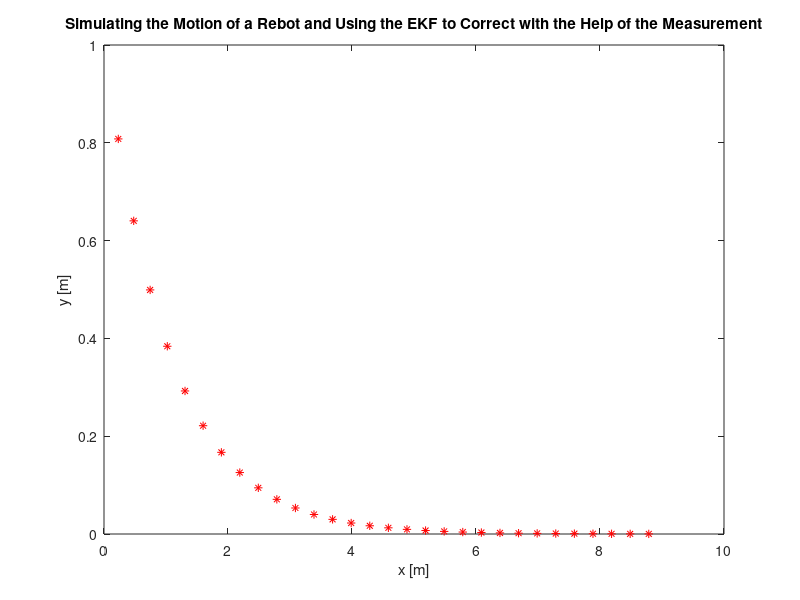

MATLAB code for this plot: (Note: this script raises an error after producing the figure.)
clear all
close all
clc

Ex = 1;
Exx = 0.1;
Ey = 1;
Eyy = 0.1;
Eth = 1*pi/180;
Ew = 0.1*pi/180;
EE = 1;
EN = 1;
EM = 3*pi/180;
dt = 0.1;
m = 1;
r = 0.25;
l = 0.3;
I = 0.2;
T1 = 0;
T2 = 0;
II = eye(6);
% w = 10;
% w1 = 15;
% w2 = 2*l/r*w + w1;
% v1 = w1*r;
% v2 = w2*r;
% v = (v1 + v2)/2;
vx = 3;
vy = 0;
w = 0;
theta = atan2(vy,vx);
Mu = [0; vx; 0; vy; theta; w];
x(:,1) = Mu;
y(:,1) = [x(1,1); x(3,1); 99.7*pi/180 - x(5,1)];
E = zeros(6)+0.1;
T = 60;
R = 0*dt*[Ex 0 0 0 0 0
    0 Exx 0 0 0 0
    0 0 Ey 0 0 0
    0 0 0 Eyy 0 0
    0 0 0 0 Eth 0
    0 0 0 0 0 Ew];
[RE,Re] = eig(R);
Q = 0*dt*[EE 0 0
    0 EN 0
    0 0 EM];
[REy,Rey] = eig(Q);
check = 1;
t = 1;
% Fixed vehicle parameters
v = 3; % Speed
delta_max = 360*pi/180; % max steering angle
k = 2.5; % Gain
% Simulation time
Tmax = 3;  % End point
% dt =0.001; % Time step
T = 0:dt:Tmax; % Time vector

% Desired line state through 0,0 [theta]
xp = [0]; % Line heading

% Initial conditions in [e psi]
x0 = [1 0]; % translational offset
%x0 = [0 2]; % heading offset
%x0 = [5 2]; % both
% Simulation setup
xd = zeros(length(T)-1,2); % Derivative of state ([edot psidot])
xc = zeros(length(T),2);  % State ([e psi]
xc(1,:) = x0; % Initial condition
delta = zeros(length(T),1); % Steering angles
p = zeros(length(T),2); % Position in x,y plane
p(1,:) = (x0(1))*[sin(xp) cos(xp)]; % Initial position
x(1,1) = p(1,1);
x(3,1) = p(1,2);

% % % delta(t) = k*xc(t,1)/v;
% % % % State derivatives
% % % xd(t,1) = v*sin(xc(t,2));
% % % xd(t,2) = -delta(t);%(v1-v2)/(l);
% % % w = xd(t,2);
% Calculate steering angle
delta(t) = max(-delta_max,min(delta_max,xc(t,2) + atan2(k*xc(t,1),v)));
% State derivatives
xd(t,1) = v*sin(xc(t,2) - delta(t));
xd(t,2) = (delta(t) - 2*xc(t,2))/dt;
w = xd(t,2);
% State update
xc(t+1,1) = xc(t,1)+dt*xd(t,1);
xc(t+1,2) = xc(t,2)+dt*xd(t,2);
% Position update
p(t+1,1) = p(t,1) + dt*v*cos(xc(t,2)-delta(t)-xp);
p(t+1,2) = p(t,2) + dt*v*sin(xc(t,2)-delta(t)-xp);
x(1,t+1) = p(t+1,1);
x(3,t+1) = p(t+1,2);

% while(check ~= 5)
while (t <= (Tmax/dt))
    t = t + 1;
    ex = RE*(Re)*randn(6,1);
    ey = REy*(Rey)*randn(3,1);
    % % % % % % % % % % % % % % % % % % % % % % % % % % % % % % % % % % % %
    % % % % % % % % % % % % % % % % % % % % % % % % % % % % % % % % % % % %
    %% Trajectory tracking
    
    % Desired line state through 0,0 [theta]
    xp = [0]; % Line heading
    
    % Initial conditions in [e psi]
    x0 = [1 0]; % translational offset
    %x0 = [0 2]; % heading offset
    %x0 = [5 2]; % both
    
    
    
    %     for t=1:length(T)-1
    % % %     % Calculate steering angle
    % % %     delta(t) = atan2(2*k*xc(t,1),v);%xd(t-1,1)/(1+(k*xc(t,1))^2);%k*xc(t,1)/v;
    % % %     % State derivatives
    % % %     xd(t,1) = v*sin(xc(t,2));
    % % %     xd(t,2) = -delta(t);%(v1-v2)/(l);
    % % %     w = xd(t,2);
    % Calculate steering angle
    delta(t) = max(-delta_max,min(delta_max,xc(t,2) + atan2(k*xc(t,1),v)));
    % State derivatives
    xd(t,1) = v*sin(xc(t,2) - delta(t));
    xd(t,2) = (delta(t) - 2*xc(t,2))/dt;
    w = xd(t,2);
    % State update
    xc(t+1,1) = xc(t,1)+dt*xd(t,1);
    xc(t+1,2) = xc(t,2)+dt*xd(t,2);
%     [xc(t+1,1), xc(t+1,2)]
    % Position update
        p(t+1,1) = p(t,1) + dt*v*cos(xc(t,2)-delta(t)-xp);
        p(t+1,2) = p(t,2) + dt*v*sin(xc(t,2)-delta(t)-xp);
%         end
    % % % % % % % % % % % % % % % % % % % % % % % % % % % % % % % % % % % % % %
    % % % % % % % % % % % % % % % % % % % % % % % % % % % % % % % % % % % % % %
    %     if ((x(1,t-1)-x(1,1) >= 20) && check ==1)
    %         vx = 0;
    %         vy = 3;
    %         %         w = 0;
    %         %         theta = atan2(vy,vx);
    %         check = 2;
    %         t2 = t;
    %     elseif ((x(3,t-1)-x(3,t2) >= 5) && check ==2)
    %         vx = -3;
    %         vy = 0;
    %         %         w = 0;
    %         %         theta = atan2(vy,vx);
    %         check = 3;
    %         t2 = t;
    %     elseif ((x(1,t-1)-x(1,t2) <= -20) && check ==3)
    %         vx = 0;
    %         vy = -3;
    %         %         w = 0;
    %         %         theta = atan2(vy,vx);
    %         check = 4;
    %         t2 = t;
    %     elseif ((x(3,t-1)-x(3,t2) <= -5) && check ==4)
    %         vx = 0;
    %         vy = -3;
    %         %         w = 0;
    %         %         theta = atan2(vy,vx);
    %         check = 5;
    %     end
    
    %     x(:,t) = [x(1,t-1) + x(2,t-1)*dt
    %         x(2,t-1) + (-v1/w-l)*(x(6,t-1)^2)*sin(x(5,t-1))*dt + 1/(m*r)*(T1 + T2)*cos(x(5,t-1))*dt
    %         x(3,t-1) + (x(4,t-1))*dt
    %         x(4,t-1) - (-v1/w-l)*((x(6,t-1))^2)*cos(x(5,t-1))*dt + 1/(m*r)*(T1 + T2)*sin(x(5,t-1))*dt
    %         x(5,t-1) + x(6,t-1)*dt
    %         x(6,t-1) + l/(r*I)*(-T1 + T2)*dt] + ex;
%     x(:,t) = [x(1,t-1) + x(2,t-1)*dt
%         v*cos(x(5,t-1))
%         x(3,t-1) + (x(4,t-1))*dt
%         v*sin(x(5,t-1))
%         x(5,t-1) + x(6,t-1)*dt
%         w] + ex;
    x(:,t+1) = [p(t+1,1)
        v*cos(x(5,t))
        p(t+1,2)
        v*sin(x(5,t))
        x(5,t) + x(6,t)*dt
        w] + ex;

    
    y(:,t) = [x(1,t); x(3,t); 99.7*pi/180 - x(5,t)] + ey;
    
    figure(1)
    plot(x(1,t),x(3,t),'*r')
    hold on
%     figure(2)
%     plot(p(t,1),p(t,2),'r');
%     hold on
%     %     plot(y(1,t),y(2,t),'*g')
%     %     plot (Mu(1),Mu(3),'*')
%     %     legend('Motion Model', 'Measurement Model', 'Filtered Image')
%     drawnow
end
figure(1)
xlabel('x [m]')
ylabel('y [m]')
title('Simulating the Motion of a Rebot and Using the EKF to Correct with the Help of the Measurement')
hold on
for t =2:Tmax/dt
    % % % % % % % % % % %
    % Prediction Update
    % % % % % % % % % % %
    G = [1, dt, 0, 0, 0, 0
        0, 1, 0, 0, (-v1/w - l)*(x(6,t-1)^2)*cos(x(5,t-1))*dt - 1/(m*r)*(T1 + T2)*sin(x(5,t-1))*dt, 2*(-v1/w-l)*(x(6,t-1))*sin(x(5,t-1))*dt
        0, 0, 1, dt, 0, 0
        0, 0, 0, 1, (-v1/w - l)*(x(6,t-1)^2)*sin(x(5,t-1))*dt + 1/(m*r)*(T1 + T2)*cos(x(5,t-1))*dt, -2*(-v1/w-l)*(x(6,t-1))*cos(x(5,t-1))*dt
        0, 0, 0, 0, 1, dt
        0, 0, 0, 0, 0, 1];
    
    Mup = [Mu(1) + (Mu(2))*dt
        Mu(2) + (-v1/w-l)*((Mu(6))^2)*sin(Mu(5))*dt + 1/(m*r)*(T1 + T2)*cos(Mu(5))*dt
        Mu(3) + (Mu(4))*dt
        Mu(4) - (-v1/w-l)*((Mu(6))^2)*cos(Mu(5))*dt + 1/(m*r)*(T1 + T2)*sin(Mu(5))*dt
        Mu(5) + (Mu(6))*dt
        Mu(6) + l/(r*I)*(-T1 + T2)*dt];
    
    
    R = [Ex 0 0 0 0 0
        0 Exx 0 0 0 0
        0 0 Ey 0 0 0
        0 0 0 Eyy 0 0
        0 0 0 0 Eth 0
        0 0 0 0 0 Ew];
    
    Ep = G*E*G' + R;
    
    % % % % % % % % % % %
    % Measurement Update
    % % % % % % % % % % %
    H = [1 0 0 0 0 0
        0 0 1 0 0 0
        0 0 0 0 -1 0];
    
    Q = [EE 0 0
        0 EN 0
        0 0 EM];
    
    K = Ep*H'*(H*Ep*H' + Q)^-1;
    h = [Mup(1); Mup(3); 99.7*pi/180 - Mup(5)];
    Mu = Mup + K*(y(:,t) - h);
    E = (II - K*H)*Ep;
    
    
    figure(1)
    plot(x(1,t),x(3,t),'*r')
    plot(y(1,t),y(2,t),'*g')
    plot (Mu(1),Mu(3),'*')
    legend('Motion Model', 'Measurement Model', 'Filtered Image')
    drawnow
end